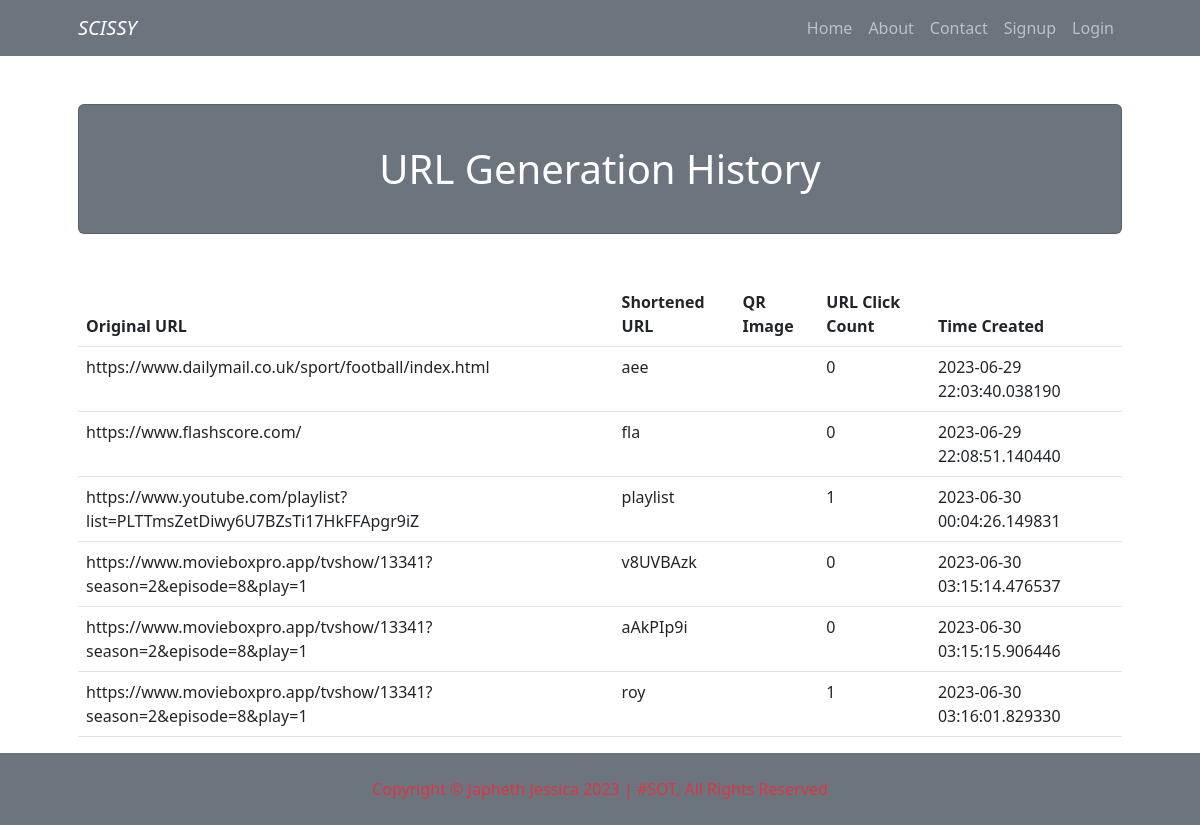
The app's page /history with its own data.
### app.py (models this page shows, shortened)
class ShortUrls(db.Model):
    __tablename__ = 'shorturls'
    id = db.Column(db.Integer, primary_key=True)
    original_url = db.Column(db.String(2048), nullable=False)
    short_id = db.Column(db.String(16), nullable=False, unique=True)
    click_count = db.Column(db.Integer, default=0)
    created_at = db.Column(db.DateTime, default=datetime.utcnow)
    clicks = db.relationship('Click', backref='url', lazy=True)

### app.py (the view)
@app.route('/history')
def history():
    url_activities = ShortUrls.query.all()
    return render_template('history.html', url_activities=url_activities)

### templates/history.html
{% extends 'base.html' %}
{% block content %}
<div class="container px-4 px-lg-5">
    <div class="card text-white bg-secondary my-5 py-4 text-center">
        <div class="card-body">
            <h1 class="text-white m-0">URL Generation History</h1>
        </div>
    </div>
    <div class="row gx-4 gx-lg-5">
        <div class="col-lg-12">
            <table class="table">
                <thead>
                    <tr>
                        <th scope="col">Original URL</th>
                        <th scope="col">Shortened URL</th>
                        <th scope="col">QR Image</th>
                        <th scope="col">URL Click Count</th>
                        <th scope="col">Time Created</th>
                    </tr>
                </thead>
                <tbody>
                    {% for activity in url_activities %}
                    <tr>
                        <td>{{ activity.original_url }}</td>
                        <td>{{ activity.short_id }}</td>
                        <td>{{ activity.qr_image_data }}</td>
                        <td>{{ activity.click_count }}</td>
                        <td>{{ activity.created_at }}</td>
                    </tr>
                    {% endfor %}
                </tbody>
            </table>
        </div>
    </div>
</div>
{% endblock %}

### records on screen
ShortUrls: original_url "https://www.dailymail.co.uk/sport/football/index.html", short_id "aee", click_count "0", created_at "2023-06-29 22:03:40.038190"
ShortUrls: original_url "https://www.flashscore.com/", short_id "fla", click_count "0", created_at "2023-06-29 22:08:51.140440"
ShortUrls: original_url "https://www.youtube.com/playlist?list=PLTTmsZetDiwy6U7BZsTi17HkFFApgr9iZ", short_id "playlist", click_count "1", created_at "2023-06-30 00:04:26.149831"
ShortUrls: original_url "https://www.movieboxpro.app/tvshow/13341?season=2&episode=8&play=1", short_id "v8UVBAzk", click_count "0", created_at "2023-06-30 03:15:14.476537"
ShortUrls: original_url "https://www.movieboxpro.app/tvshow/13341?season=2&episode=8&play=1", short_id "aAkPIp9i", click_count "0", created_at "2023-06-30 03:15:15.906446"
ShortUrls: original_url "https://www.movieboxpro.app/tvshow/13341?season=2&episode=8&play=1", short_id "roy", click_count "1", created_at "2023-06-30 03:16:01.829330"
